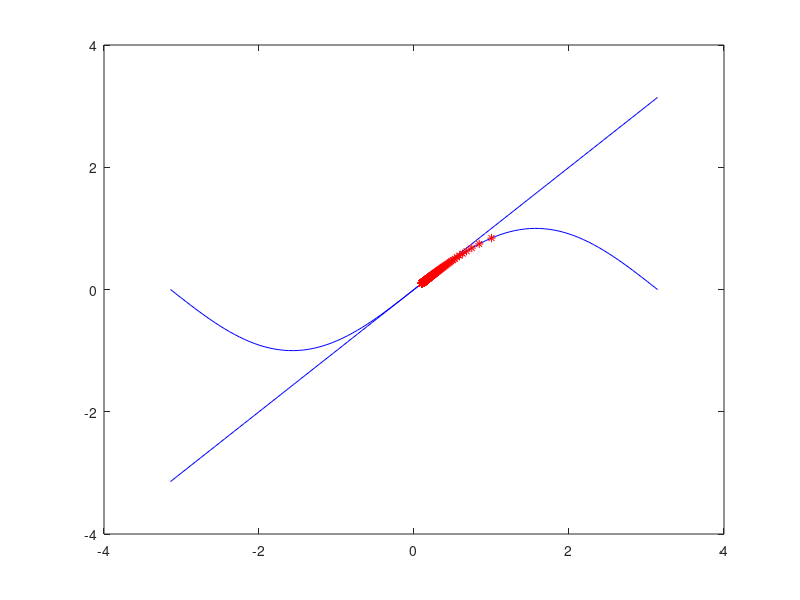

This chart was generated by the following MATLAB code:
clear
close all
%phi=inline('log(x-1)+3');
phi=inline('sin(x)');
x=linspace(-pi,pi);
figure
plot(x,phi(x),'b');
hold on
plot(x,x,'b');
% Punto iniziale
xk=1;
tol=1.0e-5;
% Metodo delle iterate di punto fisso
for k=1:300
    xkm1=xk;
    xk=phi(xkm1);
    plot(xkm1,xk,'*r')
    pause
    % criterio di arresto relativo
    if abs(xkm1-xk)<=tol% *abs(xk)
        disp('Verificato criterio di arresto')
        k
        break
    end
end